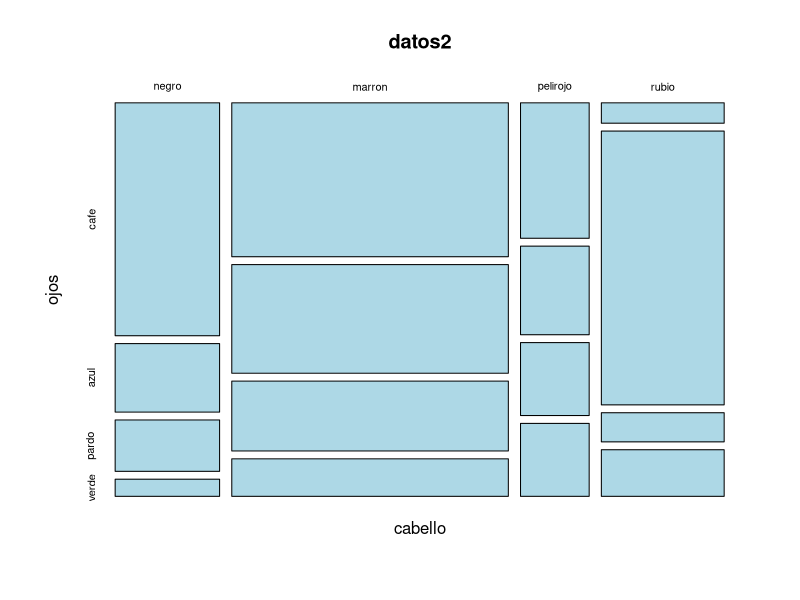
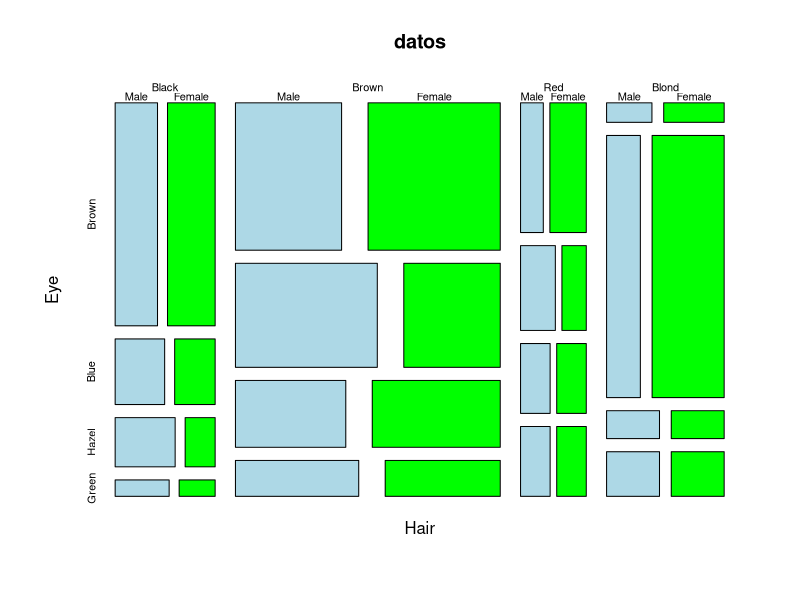
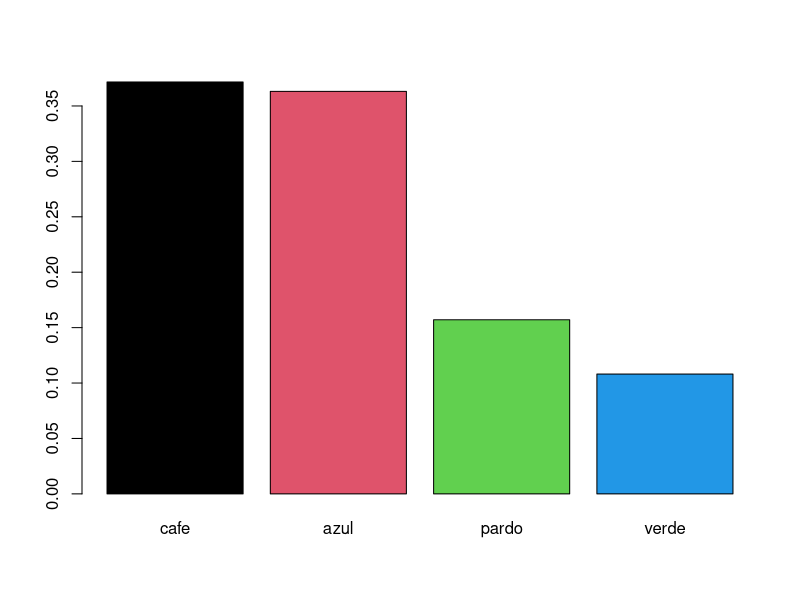
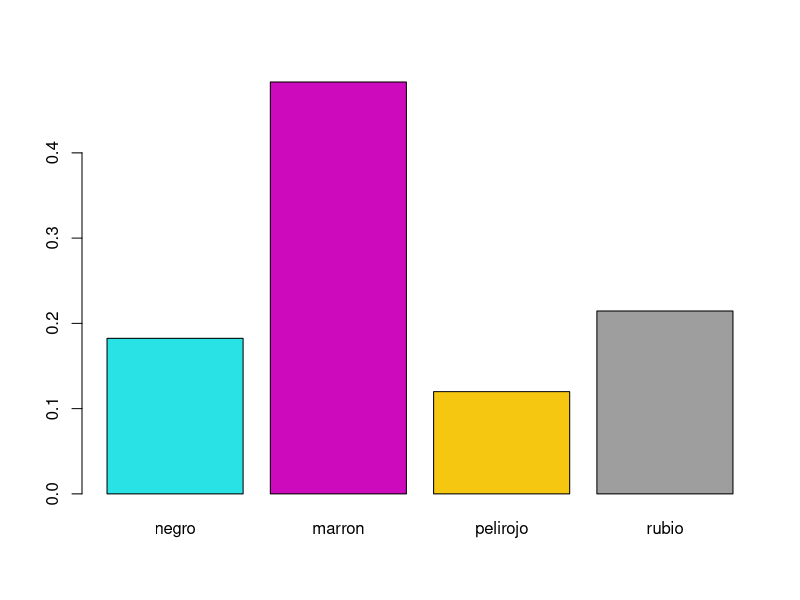
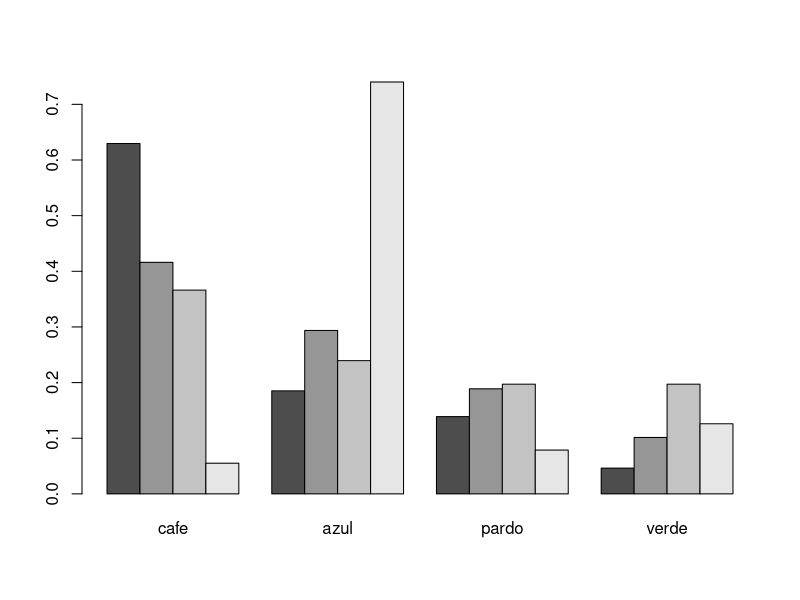

Source code (R) for these figures, in order:
datos = HairEyeColor

male <- datos[,,"Male"]
female <- datos[,,"Female"]

datos2 = as.table(male+female)

dimnames(datos2) <- list(
  cabello <- c("negro", "marron", "pelirojo", "rubio"),
  c("cafe", "azul", "pardo", "verde") -> ojos
)

plot(datos2, col= c("lightblue"), xlab = "cabello", ylab = "ojos")

plot(datos, col=c("lightblue", "green"))

#cantidad de individuos
sum(datos2)

#frecuencias
#sumatorias por color de ojos
apply(datos2, MARGIN = 2, FUN= sum)
#sumatorias por color de cabello
apply(datos2, MARGIN = 1, FUN= sum)

#Alternativa
colSums(datos2)
rowSums(datos2)

#relativas
rel_ojos <- prop.table(colSums(datos2))
rel_pelo <- prop.table(rowSums(datos2))

barplot(rel_ojos, col = 1:4)
barplot(rel_pelo, col = 5:9)

#relativas por fila y columna

rel_fila = prop.table(datos2, margin = 1)
rel_col = prop.table(datos2, margin = 2)

#Graficos finales
barplot(rel_fila, beside = TRUE)

